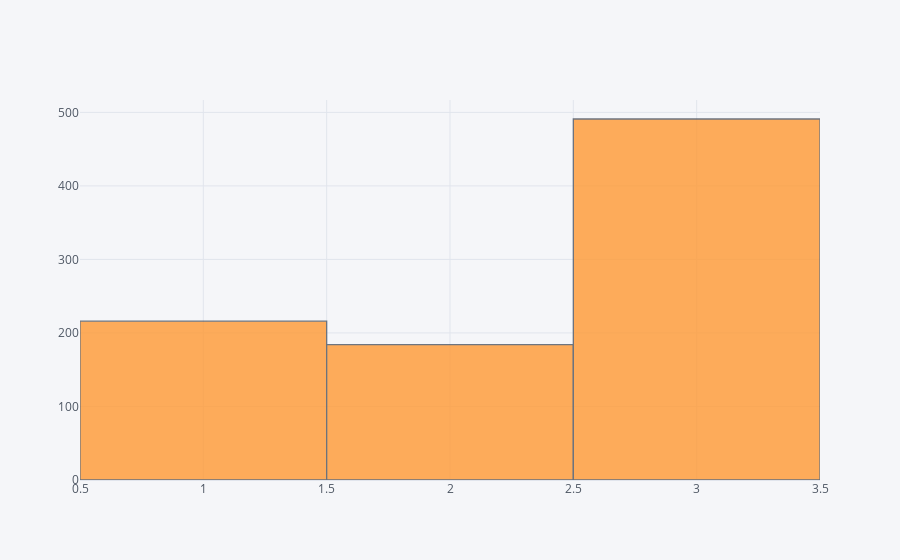

The notebook cell this image was saved under:
### Code cell
data['Pclass'].iplot(kind='hist')

### Figure 1 — Plotly figure (JSON) as saved in the notebook; plotly's stock layout.template omitted (floating-point values rounded to 4 significant figures; data arrays with more than 128 entries replaced by an {"elided": "..."} marker saying what was removed)
{"data": [{"histfunc": "count", "histnorm": "", "marker": {"color": "rgba(255, 153, 51, 1.0)", "line": {"color": "#4D5663", "width": 1.3}}, "name": "Pclass", "opacity": 0.8, "orientation": "v", "type": "histogram", "x": {"elided": "891 int values"}}], "layout": {"barmode": "overlay", "legend": {"bgcolor": "#F5F6F9", "font": {"color": "#4D5663"}}, "paper_bgcolor": "#F5F6F9", "plot_bgcolor": "#F5F6F9", "title": {"font": {"color": "#4D5663"}}, "xaxis": {"gridcolor": "#E1E5ED", "showgrid": true, "tickfont": {"color": "#4D5663"}, "title": {"font": {"color": "#4D5663"}, "text": ""}, "zerolinecolor": "#E1E5ED"}, "yaxis": {"gridcolor": "#E1E5ED", "showgrid": true, "tickfont": {"color": "#4D5663"}, "title": {"font": {"color": "#4D5663"}, "text": ""}, "zerolinecolor": "#E1E5ED"}}}
